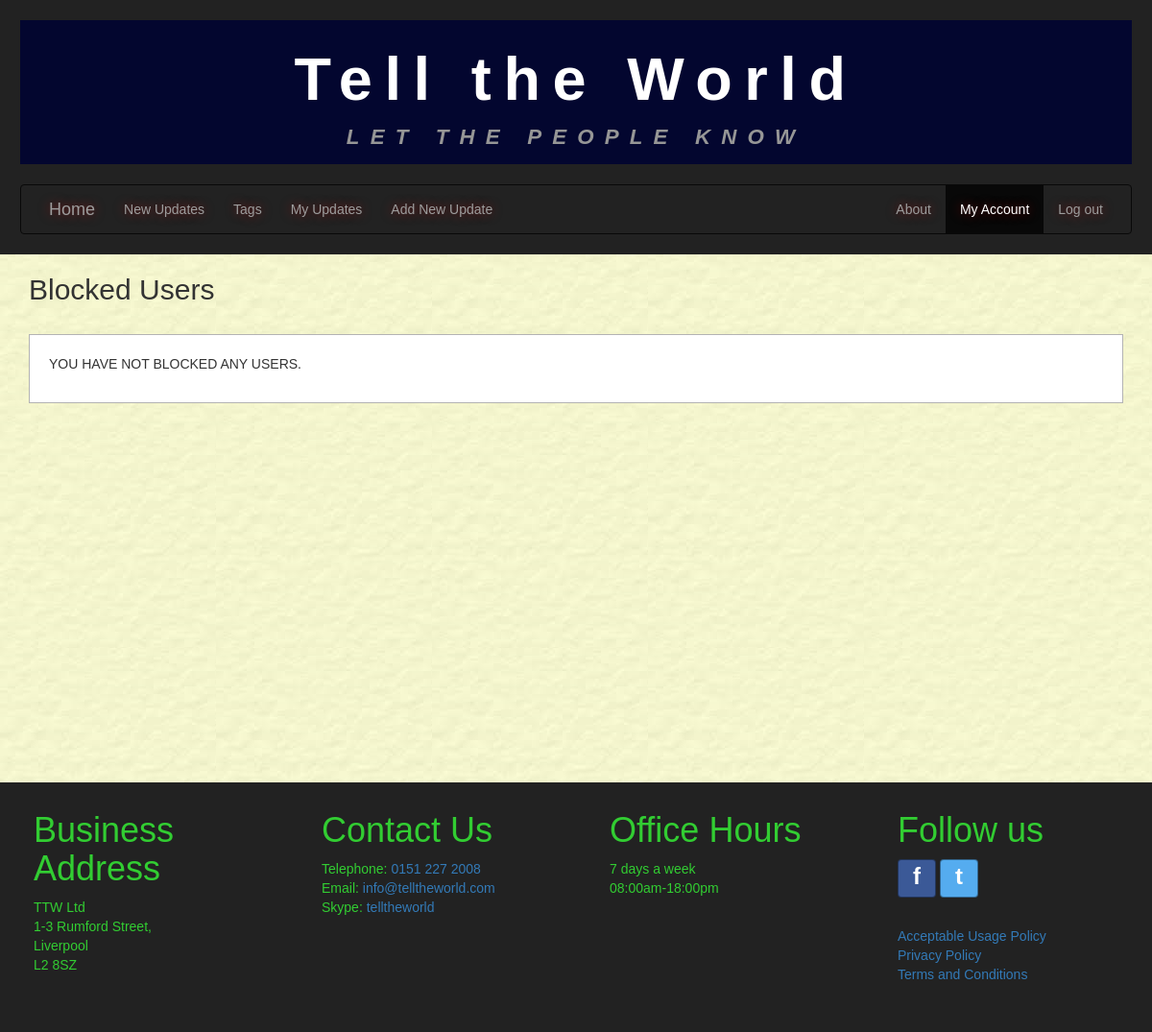
Before: /blockedusers/ (signed in) with the older database file.
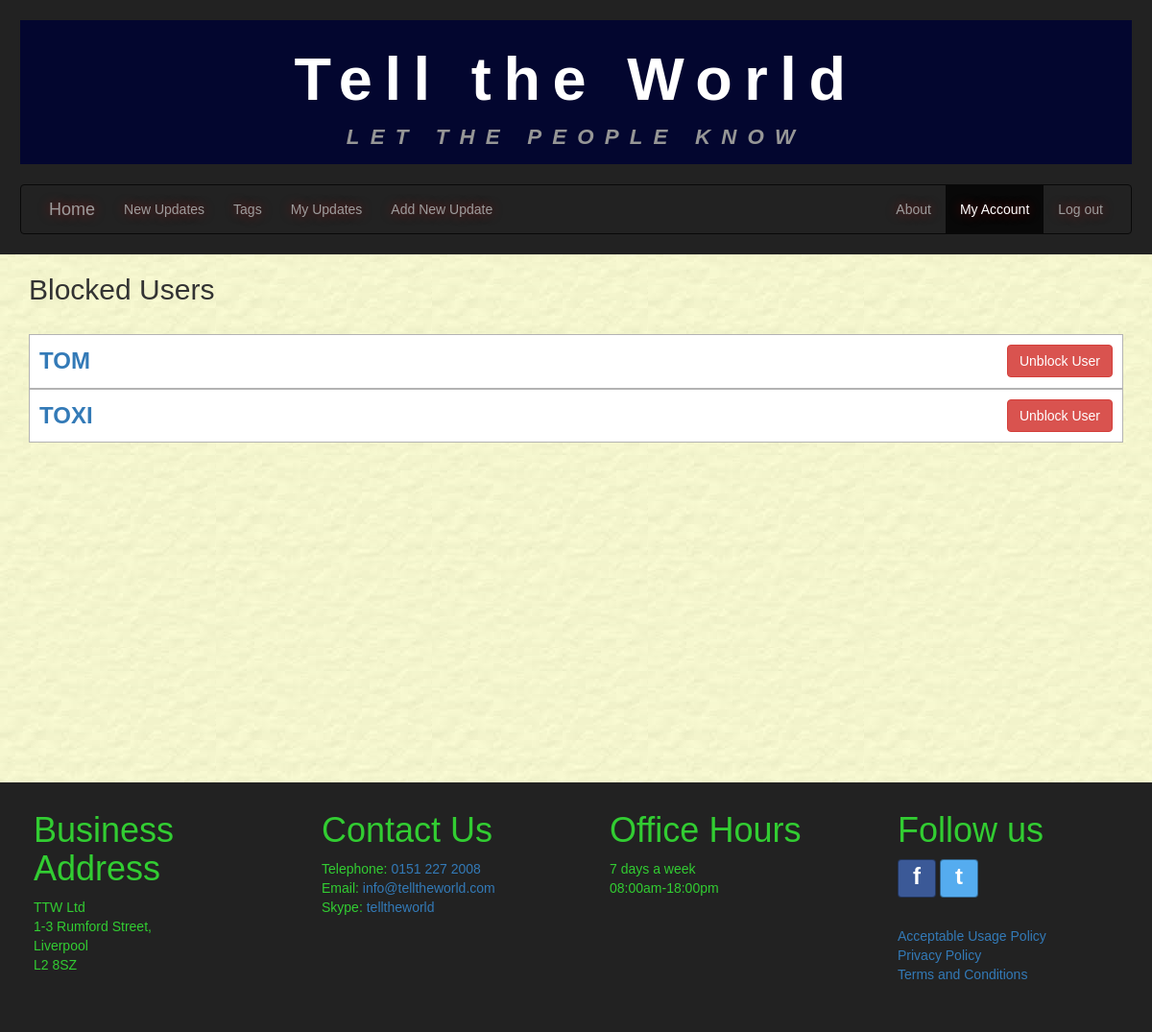
After: the same page with the newer database file.
### tellings/models.py (models this page shows, shortened)
class BlockedUser(models.Model):
    blockedUser = models.ForeignKey(settings.AUTH_USER_MODEL, on_delete=models.CASCADE,
                             related_name='blockeduser_blockeduser_set',
                             db_column='blockedUser')
    blockedBy = models.ForeignKey(settings.AUTH_USER_MODEL, on_delete=models.CASCADE,
                             related_name='blockedby_blockeduser_set',
                             db_column='blockedBy')
    class Meta:
        verbose_name = "BlockedUser"
        verbose_name_plural = "BlockedUsers"

### tellings/views.py (the view)
# urls.py: path('blockedusers/', BlockedUserListView.as_view(), name='blockedusers'),
class BlockedUserListView(LoginRequiredMixin, generic.ListView):
    model = BlockedUser
    template_name = "tellings/blockeduser_list.html"
    paginate_by = 20
    http_method_names = ['get']
    def get_queryset(self):
      current_user = self.request.user
      return BlockedUser.objects.filter(blockedBy=current_user).order_by('blockedUser__username')

### tellings/templates/tellings/blockeduser_list.html (shortened to what this page needs)
{% extends 'tellings/base.html' %}
{% block content %}
<div class="container-fluid main-content">
  <div class="container">
    <h2>Blocked Users</h2>
    <div class="row white-blockedusers-container">
      {% if blockeduser_list %}
      {% for item in blockeduser_list %}
      <div class="user-comment-container">
        <div class="align_between">
          <span class="user-comment-details align-panel-footer-text-left"><a class="blockeduser-link" href="{% url 'tellings:newupdates' %}?userName={{ item.blockedUser }}" onclick="return $.confirm_view_blockeduser_posts()">{{ item.blockedUser|upper }} </a></span>
          <div class="btn-group">
            <button type="button" class="btn btn-danger align-panel-footer-text-right " onclick="$.unblock_user('{{ item.blockedUser }}');">Unblock User</button>
          </div>
        </div>
      </div>
      {% endfor %}
      {% else %}
      <div class="user-comment-container">
        <p class="user-no-comments-text">YOU HAVE NOT BLOCKED ANY USERS.</p>
      </div>
      {% endif %}
    </div>
  </div>
</div>
{% endblock %}

### tellings/templates/tellings/base.html (shortened to what this page needs)
<!DOCTYPE html>
<html lang="en">
<head>
{% load static %}
  <link rel="stylesheet" href="{% static 'tellings/css/bootstrap.min.css' %}">
  <link rel="stylesheet" href="{% static 'tellings/css/bootstrap-tagsinput.css' %}">
  <link rel="stylesheet" href="{% static 'tellings/css/style.css' %}">
</head>
<body>
    <header class="header">
      <div id="title" class="jumbotron jumbotron-fluid">
        <h1>Tell the World</h1>
        <p>LET THE PEOPLE KNOW</p>
      </div>
      <nav class="navbar navbar-inverse">
            {% include "tellings/includes/navbar.html" %}
      </nav>
    </header>
    {% block content %}{% endblock %}
    {% block pagination %}
      {% if is_paginated %}
      {% load my_tags %}
      {% endif %}
    {% endblock %}
    <footer class="footer footerDivs">
      {% include "tellings/includes/footerContents.html" %}
    </footer>
</body>
</html>

### tellings/templates/tellings/includes/navbar.html (shortened to what this page needs)
  <div class="navbar-header">
    <a class="navbar-brand" href="{% url 'tellings:index' %}">Home</a>
  </div>
  <div class="collapse navbar-collapse" id="navbar-collapse-1">
    <ul class="nav navbar-nav">
      {% if user.is_authenticated %}
        <li class="nav-item">
          <a class="nav-link" href="{% url 'tellings:newupdates' %}">New Updates</a>
        </li>
        <li class="nav-item">
          <a class="nav-link" href="{% url 'tellings:tags' %}">Tags</a>
        </li>
        <li class="nav-item">
          <a class="nav-link" href="{% url 'tellings:myupdates' %}">My Updates</a>
        </li>
        <li class="nav-item">
          <a class="nav-link" id="addUpdateBtn" href="javascript:void(0);">Add New Update</a>
        </li>
      {% endif %}
    </ul>
    <ul class="nav navbar-nav navbar-right">
      <li class="dropdown">
        <a class="dropdown-toggle" data-toggle="dropdown" href="#">About</a>
      {% if user.is_authenticated %}
        <li class="dropdown">
          <a class="dropdown-toggle" data-toggle="dropdown" href="#">My Account</a>
        </li>
        <li class="nav-item">
            <a href="{% url 'logout' %}" onclick="return $.confirm_logout();">Log out</a>
        </li>
      {% endif %}
    </ul>
</div>

### tellings/templates/tellings/includes/footerContents.html (shortened to what this page needs)
  <div class="col-sm-3 footerDivs">
    <h1>Business Address</h1>
    <p>TTW Ltd<br />1-3 Rumford Street,<br /> Liverpool <br />L2 8SZ</p>
  </div>
  <div class="col-sm-3 footerDivs">
    <h1>Contact Us</h1>
    <p>Telephone: <a href="tel:01512272008">0151 227 2008</a><br />
       Email: <a href="mailto:info@telltheworld.com?Subject=Website%20contact" target="_top">info@telltheworld.com</a><br />
       Skype: <a href="skype:telltheworld?call">telltheworld</a>
	</p>
  </div>
  <div class="col-sm-3 footerDivs">
    <h1>Office Hours</h1>
    <p>7 days a week<br />08:00am-18:00pm</p>
  </div>
  <div class="col-sm-3 footerDivs">
    <h1>Follow us</h1>
    <p>
      <a class="btn btn-icon btn-facebook" href="https://www.facebook.com/westernapproachesHQ/">f</a>
      <a class="btn btn-icon btn-twitter" href="https://twitter.com/WestApproaches">t</a>
    </p>  <br />
    <p>
      <a href="{% url 'tellings:acceptableusage' %}">Acceptable Usage Policy</a><br />
      <a href="{% url 'tellings:privacypolicy' %}">Privacy Policy</a><br />
      <a href="{% url 'tellings:termsandconditions' %}">Terms and Conditions</a>
    </p>
  </div>

### tellings/static/tellings/css/style.css (style rules this page uses)
* { font-family: Arial, Helvetica, sans-serif; margin: 0; padding: 0; color: #333; }
body { background-image: url('../imgs/bgimage.jpg'); }
.header { background-color: #222222; padding: 1.5em; }
.jumbotron { padding-top: 0em; padding-bottom: 0.4em; text-align: center; margin-bottom: 1.5em; background-color: #03062F; }
.jumbotron h1 { letter-spacing: .2em; line-height: normal; color: white; font-family: Verdana, Geneva, Tahoma, sans-serif; padding-top: .4em; padding-bottom: .15em; }
.jumbotron p { letter-spacing: .5em; font-size: calc(14px + (26 - 14) * ((100vw - 300px) / (1600 - 300))); line-height: calc(1.3em + (1.5 - 1.2) * ((100vw - 300px)/(1600 - 300))); color: rgb(150, 150, 150); font-weight: bold; font-style: italic; padding: 0em; padding-bottom: .4em; margin-bottom: 0em; }
#title h1 { font-family: Arial, Helvetica, sans-serif; font-weight: bold; margin: 0em; }
.navbar { padding-left: 1em; padding-right: 1em; margin: 0em; margin-bottom: 0em; text-shadow: 0em 0em 11px rgba(232,0,0,0.5); }
.container-fluid { margin: 0em; padding-left: 0px; padding-right: 0px; }
.main-content { min-height: 550px; }
.row { margin: 0em; }
.align_between { display: flex; justify-content: space-between; }
.align-panel-footer-text-left { text-align: left; }
.align-panel-footer-text-right { text-align: right; }
.footer { margin: 0em; overflow-y: auto; position: relative; clear: both; margin: 0em; }
.footer h1 { padding-top: 10px; padding-left: 20px; }
.footer p { color: #32CD32; padding-left: 20px; }
.footerDivs { color:#32CD32; padding-bottom: 20px; background-color:#222222; margin:0; }
.white-blockedusers-container { margin-top: 30px; margin-bottom: 30px; padding-top: 0em; background-color: #FFF; }
.blockeduser-link { font-size: x-large; }
.btn-icon { position: relative; padding: 0em; color: #FFF; padding: 0em; height: 40px; width: 40px; font-size: 24px; font-weight: bold; }
.btn-facebook { background-color:#3B5997; border-color:rgba(0,0,0,0.4); }
.btn-twitter { background-color:#55ACEF; border-color:rgba(0,0,0,0.4); }
.user-comment-container { border: solid rgb(179, 179, 179) 1px; padding: 10px; }
.user-comment-details a { font-weight: bold; padding-right: 20px; }

Changed rows visible on the page:
added BlockedUser: blockedUser "TOM"
added BlockedUser: blockedUser "TOXI"
Other visible differences:
text no longer shown: "YOU HAVE NOT BLOCKED ANY USERS."
